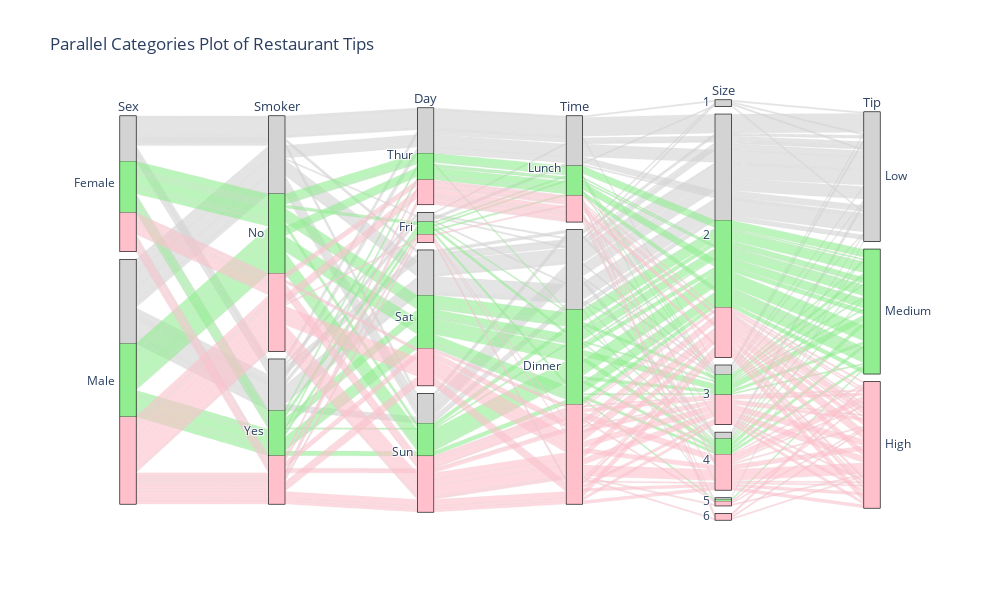

The code cell stored with this chart in its notebook:
### Markdown cell above
### Assignment 2.4b

To answer this question, we need two steps, as described below:

**Step 1)** Create a Parallel Categories plot based on [`go.Parcats()`](https://plotly.com/python/parallel-categories-diagram/#basic-parallel-categories-diagram-with-graphobjects) to show all the categorical variables except `total_bill`. The `tip` variable must be at the end (far right) of the plot, and each `tip` categorys (low, medium, high) must have a different color. You are free to choose the colors, as long as they are different. The `size` variable may be treated as a categorical variable. You need to give the plot a meaningful title.

**Step 2)** Create a box plot based on [`plotly.express.box`](https://plotly.com/python/box-plots/) to show the `tip`, `smoker`, and `sex` variables. The `tip` variable should be at the y-axis. The plot should be a [facet plot](https://plotly.com/python/facet-plots/) that shows two subplots side-by-side, where these two plots share the same y-axis. For each subplot, there should be two box plots in it: one for smoker, and another one for non-smoker. There should be two subplots: one for female, and another one for male. You need to give the plot a meaningful title.

In total, you should create **two big plots** for this part of the assignment. Your plots should look like the followings:

<img src="parcats.png">
<img src="box.png">

**Question)** Based on these two plots, answer the following questions. Explain in total no more than 100 words.
- You are a data analyst and want to understand which situations are related to higher tips. Use the parallel categories plot to reason which combination of attributes may be related to higher tips visually. Briefly describe your reasoning process.
- You want to specifically inspect if there are differences in the tips that are given by smokers/non-smokers among female and male groups. Use the box plot to reason about your findings visually. Briefly describe your reasoning process.
- For this assignment, you do not need to use statistics (e.g., hypothesis testing or the actual numbers) in your explanation. Just visual observations are fine. But remember that in a real-world situation, you may need to provide an analysis to show statistical evidence.

*Hints:*
- Sorting the values for each of the attributes in the parallel categories plot in a logical order can help make them more interpretable. This can be done on the basis of `categoryorder` and `categoryarray`.
- Be very careful about making claims of "significant differences" or "large differences". Sometimes you may see differences, but the difference can be small and is not really important. Or the small difference can just be caused by the noise in the data.

### Code cell
tips_df = pd.read_csv('https://raw.githubusercontent.com/pandas-dev/pandas/main/pandas/tests/io/data/csv/tips.csv')

tips_df['tip_qcut'], bins = pd.qcut(tips_df['tip'], q=3, labels=['Low', 'Medium', 'High'], retbins=True)

tips_df['size'] = tips_df['size'].astype(str)

dimensions = [
    dict(label='Sex', values=tips_df['sex']),
    dict(label='Smoker', values=tips_df['smoker']),
    dict(label='Day', values=tips_df['day'], categoryorder='array', categoryarray=['Thur', 'Fri', 'Sat', 'Sun']),
    dict(label='Time', values=tips_df['time'], categoryorder='array', categoryarray=['Lunch', 'Dinner']),
    dict(label='Size', values=tips_df['size'], categoryorder='category ascending'),
    dict(label='Tip', values=tips_df['tip_qcut'], categoryorder='array', categoryarray=['Low', 'Medium', 'High']),
]


color_map = {'Low': 0, 'Medium': 1, 'High': 2}
color_vals = tips_df['tip_qcut'].map(color_map)

fig1 = go.Figure(data=[go.Parcats(
    dimensions=dimensions,
    line=dict(color=color_vals, colorscale=[[0, 'lightgray'], [0.5, 'lightgreen'], [1, 'pink']]),
    hoveron='color',
    labelfont=dict(size=13),
    tickfont=dict(size=12),
    arrangement='freeform',
    
)])

fig1.update_layout(
    title='Parallel Categories Plot of Restaurant Tips',
    width=1000,
    height=600              
)
fig1.show()


fig2 = px.box(
    tips_df,
    x='smoker',
    y='tip',
    color='smoker',
    facet_col='sex',
    title='Tips by Smoker Status and Gender',
    category_orders={"sex": ["Female", "Male"]},
    width=1000,
    height=600
)

fig2.update_layout(yaxis_title="Tip Amount", xaxis_title="Smoker Status")
fig2.show()

### Figure 1 — Plotly figure (JSON) as saved in the notebook; plotly's stock layout.template omitted (floating-point values rounded to 4 significant figures; data arrays with more than 128 entries replaced by an {"elided": "..."} marker saying what was removed)
{"data": [{"arrangement": "freeform", "dimensions": [{"label": "Sex", "values": {"elided": "244 str values"}}, {"label": "Smoker", "values": {"elided": "244 str values"}}, {"categoryarray": ["Thur", "Fri", "Sat", "Sun"], "categoryorder": "array", "label": "Day", "values": {"elided": "244 str values"}}, {"categoryarray": ["Lunch", "Dinner"], "categoryorder": "array", "label": "Time", "values": {"elided": "244 str values"}}, {"categoryorder": "category ascending", "label": "Size", "values": {"elided": "244 str values"}}, {"categoryarray": ["Low", "Medium", "High"], "categoryorder": "array", "label": "Tip", "values": {"elided": "244 str values"}}], "hoveron": "color", "labelfont": {"size": 13}, "line": {"color": {"elided": "244 int values"}, "colorscale": [[0, "lightgray"], [0.5, "lightgreen"], [1, "pink"]]}, "tickfont": {"size": 12}, "type": "parcats"}], "layout": {"height": 600, "title": {"text": "Parallel Categories Plot of Restaurant Tips"}, "width": 1000}}
